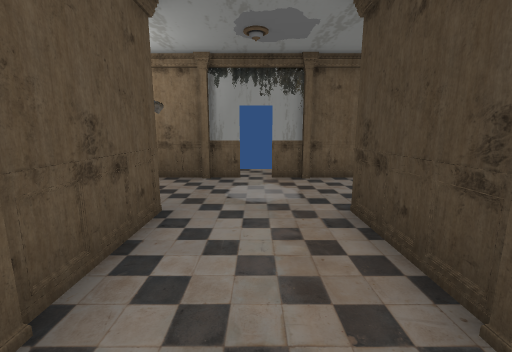
[1] (above)

14 first-person views from a walk through a 3-D level made in the Unity game engine. The camera is 1.3 m above the floor, tilts 10° down and sees 90° across. Doors are open. The floor is counted in squares, 1 m on a side. Each view is taken from the middle of a square. On the plan, view 1 faces up. The plan holds only what a view shows up to about 13 squares ahead; the rest is blank. The place goes on beyond the plan. The player is left out.

[2]
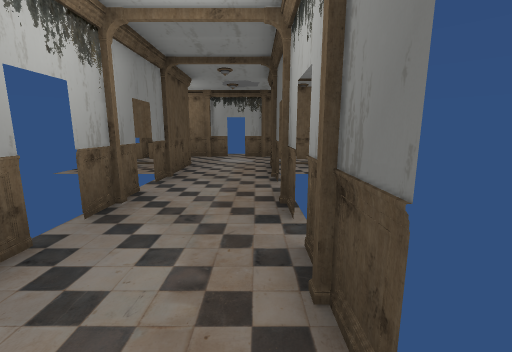

[3]
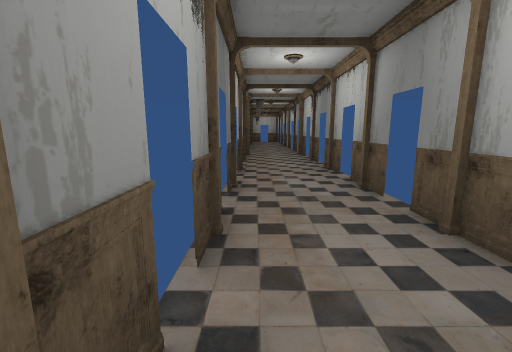

[4]
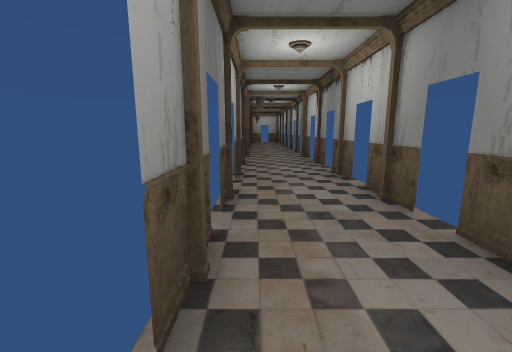

[5]
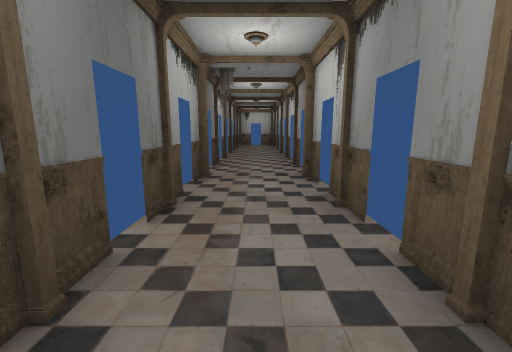

[6]
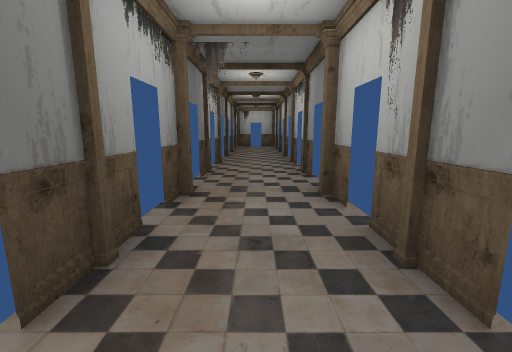

[7]
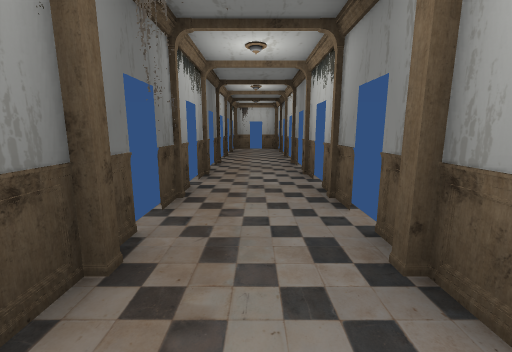

[8]
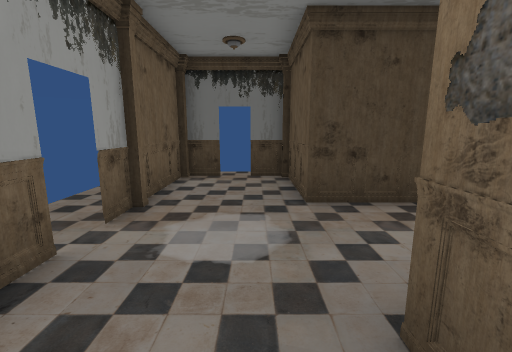

[9]
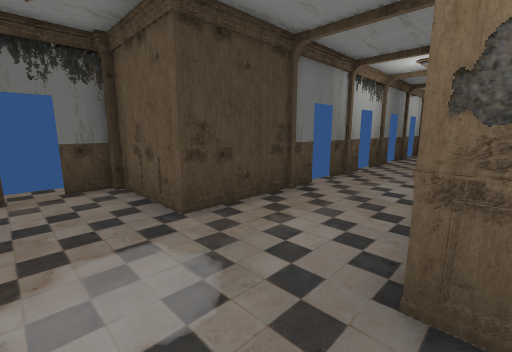

[10]
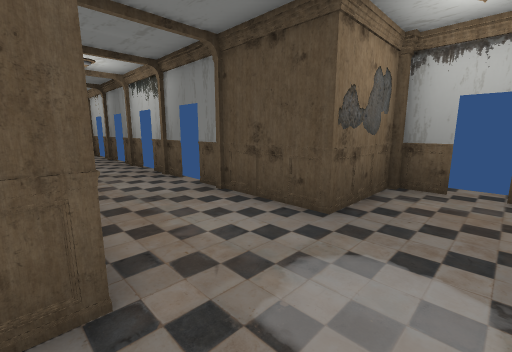

[11]
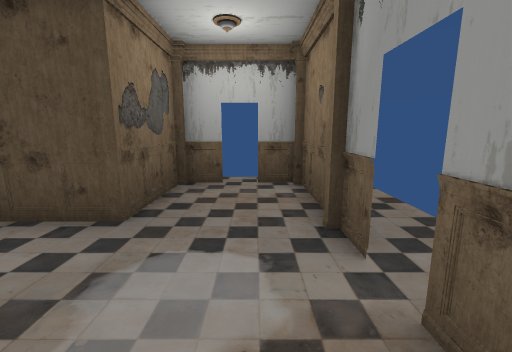

[12]
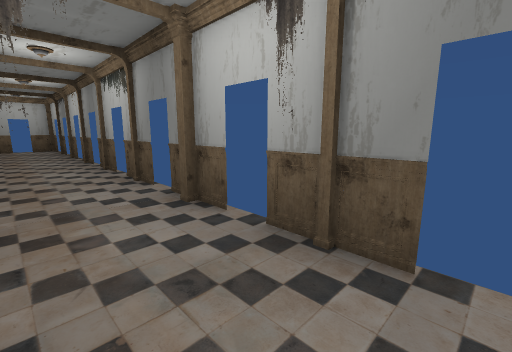

[13]
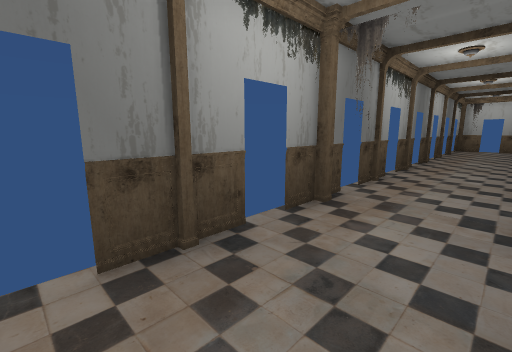

[14]
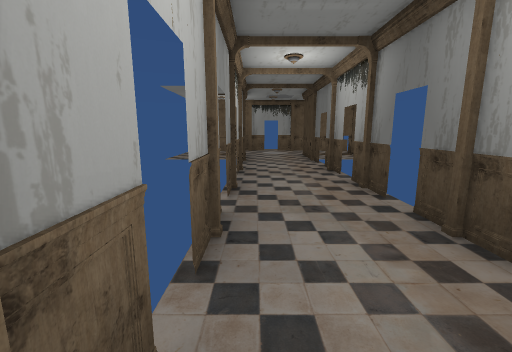

### Floor plan
Points are (right, up) in squares from view 1. A wall is a line through its corners. A room is listed if a view was taken in it or the views show most of it. See-through windows are left out.
Room 1 (views 1, 2, 3, 4, 5, 6, 7, 10, 11, 12, 13, 14)
walls: (1.6, -2.4) (1.6, -0.5); (1.6, -5.1) (1.6, -3.1); (1.6, 0.4) (1.6, 4); (1.6, -7.9) (1.6, -5.9); (-1.6, 4) (-1.6, -15); (1.6, 4.1) (4.4, 4.1) (4.4, 7.2) (1.5, 7.2); (1.6, -10.6) (1.6, -8.8); (-0.4, 7.2) (-1.4, 7.2); (1.4, 7.2) (0.4, 7.2); (1.6, -13.4) (1.6, -11.4)
low walls: (-1.4, -4) (-1.6, -5); (-1.6, -4.9) (-1.5, -6.1); (1.6, -5.1) (1.4, -4); (1.5, 1.5) (1.6, 2.5); (1.6, 2.1) (1.4, 3.2); (-1.4, 2.4) (-1.6, 1.6); (-1.5, -8.9) (-1.6, -9.6); (-1.5, 4) (-1.6, 3); (-1.6, 4) (-1.4, 3); (1.6, 4) (2.6, 4.2); (-1.6, -11.5) (-1.4, -12.6); (-1.5, -11.6) (-1.6, -12.7); (1.4, -12.7) (1.6, -11.6); (1.6, -12.7) (1.4, -11.7); (1.6, 7) (0.5, 7.2); (-0.5, 7.2) (-1.6, 7); (1.6, -15.1) (1.7, -14.3)
ways out: opening at (-2, 5.5) to room 2; opening at (0, 7); open door at (-2, -14); open door at (-2, -11); open door at (-2, -8.5); open door at (-2, -5.5); open door at (-2, 0); open door at (2, -14); open door at (2, -11); open door at (2, -8.5); open door at (2, -5.5); open door at (2, -3); open door at (2, 0); open door at (5, 5.5); gap at (-1, -15)
Room 2 (views 8, 9)
walls: (-1.4, 7.2) (-4.4, 7.2) (-4.4, 4.1) (-1.4, 4.1)
low walls: (-2.5, 4.2) (-1.5, 4)
ways out: opening at (-2, 5.5) to room 1; open door at (-4.3, 5.7)
objects: other object (-3, 4)

Where each view was taken, in squares from view 1:
view 1: 0 up, 0 right, facing up
view 2: 6 down, 1 right, facing up
view 3: 1 down, 1 right, facing down
view 4: 2 down, 1 right, facing down
view 5: 8 down, 0 right, facing down
view 6: 10 down, 0 right, facing down
view 7: 13 down, 0 right, facing down
view 8: 5 up, 3 left, facing right
view 9: 6 up, 2 left, facing down-right
view 10: 6 up, 2 right, facing down-left
view 11: 6 up, 2 right, facing left
view 12: 11 down, 1 right, facing down-left
view 13: 11 down, 1 left, facing down-right
view 14: 10 down, 1 left, facing up
